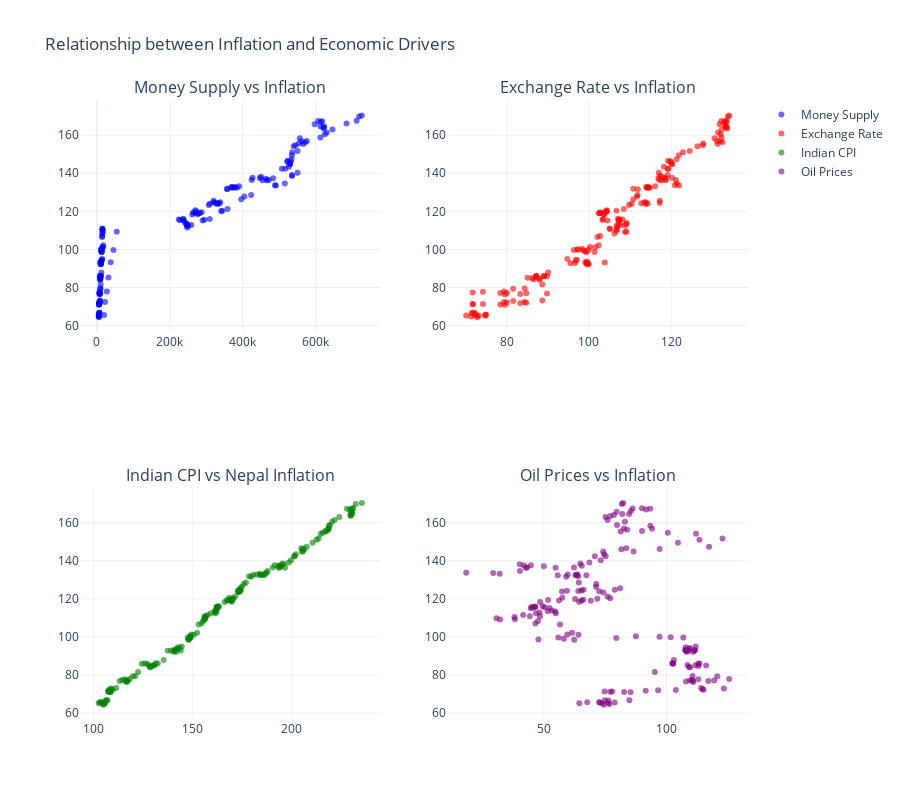

The cell this chart's notebook holds for it:
### Code cell
# 4. Plot Economic Drivers
def plot_economic_drivers():
    """Plot economic relationships using plotly"""
    fig = make_subplots(
        rows=2, cols=2,
        subplot_titles=[
            'Money Supply vs Inflation',
            'Exchange Rate vs Inflation',
            'Indian CPI vs Nepal Inflation',
            'Oil Prices vs Inflation'
        ]
    )
    
    # Money Supply vs Inflation
    fig.add_trace(
        go.Scatter(
            x=df['broad_money_m2'],
            y=df['overall_index'],
            mode='markers',
            name='Money Supply',
            marker=dict(color='blue', opacity=0.6)
        ),
        row=1, col=1
    )
    
    # Exchange Rate vs Inflation
    fig.add_trace(
        go.Scatter(
            x=df['usd'],
            y=df['overall_index'],
            mode='markers',
            name='Exchange Rate',
            marker=dict(color='red', opacity=0.6)
        ),
        row=1, col=2
    )
    
    # Indian CPI vs Nepal Inflation
    fig.add_trace(
        go.Scatter(
            x=df['indian_cpi'],
            y=df['overall_index'],
            mode='markers',
            name='Indian CPI',
            marker=dict(color='green', opacity=0.6)
        ),
        row=2, col=1
    )
    
    # Oil Prices vs Inflation
    fig.add_trace(
        go.Scatter(
            x=df['crude_oil_prices'],
            y=df['overall_index'],
            mode='markers',
            name='Oil Prices',
            marker=dict(color='purple', opacity=0.6)
        ),
        row=2, col=2
    )
    
    fig.update_layout(
        height=800,
        title_text="Relationship between Inflation and Economic Drivers",
        template="plotly_white",
        showlegend=True
    )
    
    fig.show()

plot_economic_drivers()

### Figure 1 — Plotly figure (JSON) as saved in the notebook; plotly's stock layout.template omitted (floating-point values rounded to 4 significant figures; data arrays with more than 128 entries replaced by an {"elided": "..."} marker saying what was removed)
{"data": [{"marker": {"color": "blue", "opacity": 0.6}, "mode": "markers", "name": "Money Supply", "type": "scatter", "x": {"elided": "180 float values"}, "xaxis": "x", "y": {"elided": "180 float values"}, "yaxis": "y"}, {"marker": {"color": "red", "opacity": 0.6}, "mode": "markers", "name": "Exchange Rate", "type": "scatter", "x": {"elided": "180 float values"}, "xaxis": "x2", "y": {"elided": "180 float values"}, "yaxis": "y2"}, {"marker": {"color": "green", "opacity": 0.6}, "mode": "markers", "name": "Indian CPI", "type": "scatter", "x": {"elided": "180 float values"}, "xaxis": "x3", "y": {"elided": "180 float values"}, "yaxis": "y3"}, {"marker": {"color": "purple", "opacity": 0.6}, "mode": "markers", "name": "Oil Prices", "type": "scatter", "x": {"elided": "180 float values"}, "xaxis": "x4", "y": {"elided": "180 float values"}, "yaxis": "y4"}], "layout": {"annotations": [{"font": {"size": 16}, "showarrow": false, "text": "Money Supply vs Inflation", "x": 0.225, "xanchor": "center", "xref": "paper", "y": 1, "yanchor": "bottom", "yref": "paper"}, {"font": {"size": 16}, "showarrow": false, "text": "Exchange Rate vs Inflation", "x": 0.775, "xanchor": "center", "xref": "paper", "y": 1, "yanchor": "bottom", "yref": "paper"}, {"font": {"size": 16}, "showarrow": false, "text": "Indian CPI vs Nepal Inflation", "x": 0.225, "xanchor": "center", "xref": "paper", "y": 0.375, "yanchor": "bottom", "yref": "paper"}, {"font": {"size": 16}, "showarrow": false, "text": "Oil Prices vs Inflation", "x": 0.775, "xanchor": "center", "xref": "paper", "y": 0.375, "yanchor": "bottom", "yref": "paper"}], "height": 800, "showlegend": true, "title": {"text": "Relationship between Inflation and Economic Drivers"}, "xaxis": {"anchor": "y", "domain": [0, 0.45]}, "xaxis2": {"anchor": "y2", "domain": [0.55, 1]}, "xaxis3": {"anchor": "y3", "domain": [0, 0.45]}, "xaxis4": {"anchor": "y4", "domain": [0.55, 1]}, "yaxis": {"anchor": "x", "domain": [0.625, 1]}, "yaxis2": {"anchor": "x2", "domain": [0.625, 1]}, "yaxis3": {"anchor": "x3", "domain": [0, 0.375]}, "yaxis4": {"anchor": "x4", "domain": [0, 0.375]}}}
